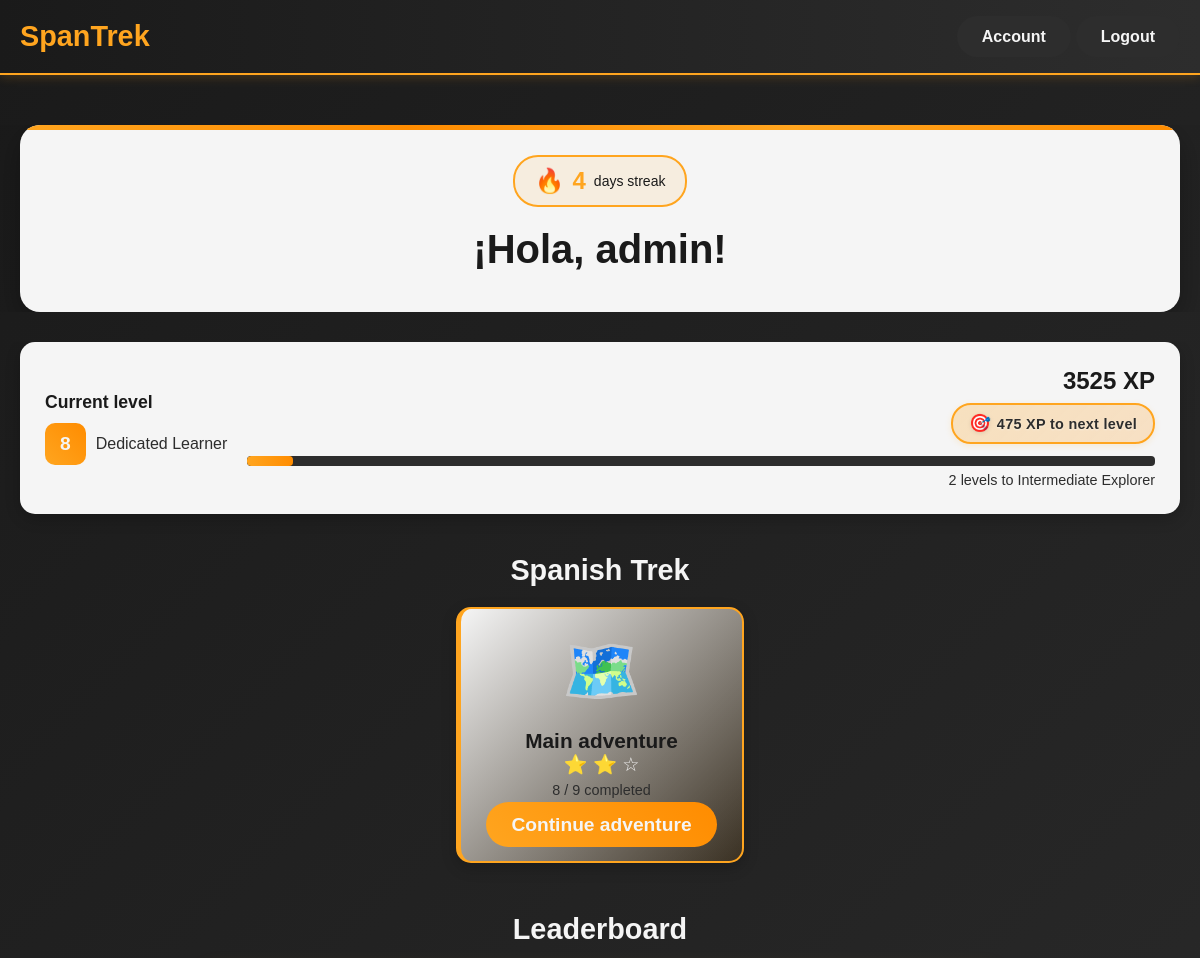
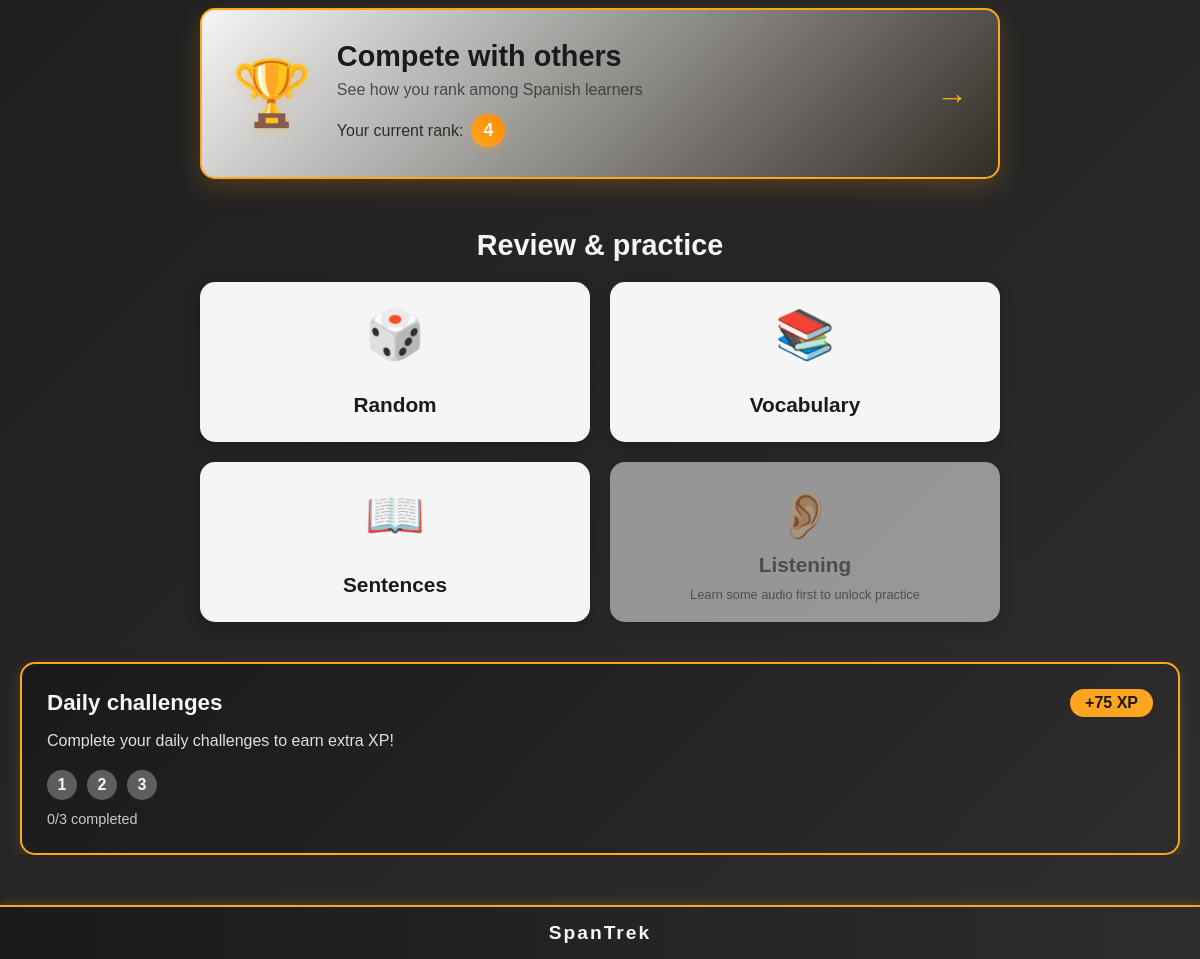
/ (signed in), run on the app's committed database (2 pictures, top to bottom).
### base/models.py (models this page shows, shortened)
class User(AbstractUser):
    username = models.CharField(max_length=150, unique=True, blank=False, null=False)
    email = models.EmailField(unique=True, blank=False, null=False)
    avatar = models.ImageField(default='avatars/default_avatar.png', upload_to='avatars/', null=True, blank=True)
    level = models.IntegerField(default=1)
    experience = models.IntegerField(default=0)
    adventure_progress = models.IntegerField(default=0)
    passports_earned = models.JSONField(default=list, blank=True)
    words_learned = models.JSONField(default=list, blank=True)
    sentences_learned = models.JSONField(default=list, blank=True)
    audio_learned = models.JSONField(default=list, blank=True)
    use_of_spanish = models.IntegerField(default=0)
    days_streak = models.IntegerField(default=0)
    highest_streak = models.IntegerField(default=0)
    activity_days = models.JSONField(default=list, blank=True)
    last_activity_date = models.DateField(null=True, blank=True)
    default_random_practice_count = models.IntegerField(default=20)
    default_vocabulary_practice_count = models.IntegerField(default=20)
    default_sentence_practice_count = models.IntegerField(default=10)
    default_listening_practice_count = models.IntegerField(default=10)
    country_lessons_progress = models.JSONField(default=dict, blank=True)  # e.g., {"Spain": 3, "Mexico": 5}
    landmark_lessons_progress = models.JSONField(default=dict, blank=True)  # e.g., {"Madrid": 2, "Warsaw": 4}
    daily_challenges = models.JSONField(default=list, blank=True)
    daily_challenges_creation_date = models.DateField(null=True, blank=True)
    daily_challenges_completed = models.BooleanField(default=False)
    USERNAME_FIELD = 'email'
    REQUIRED_FIELDS = ['username']
    def has_achievement(self, achievement_name):
        return self.earned_achievements.filter(achievement__name=achievement_name).exists()
    def check_if_new_level(self):
        if self.experience >= self.level * 500:
            self.level += 1
            self.save()
    def progress_daily_challenges(self, practice_type=None, lesson=None):
        practice_prefixes = {
            'random': ('RP', 'P'),
            'vocabulary': ('VP', 'P'),
            'sentence': ('SP', 'P'),
            'listening': ('LP', 'P')
        }
        prefixes = practice_prefixes.get(practice_type, ()) if practice_type else ()
        for challenge in self.daily_challenges:
            if challenge['code'].startswith('EX') and not challenge['completed']:
                if lesson is not None:
                    challenge['progress'] += 100
                elif practice_type in practice_prefixes.keys():
                    challenge['progress'] += 25
            if challenge['code'].startswith('C') and not challenge['completed']:
                challenge['progress'] += 1
            if not challenge['completed'] and prefixes and challenge['code'].startswith(prefixes):
                challenge['progress'] += 1
            if challenge['progress'] >= challenge['max_progress']:
                    challenge['completed'] = True
        if not self.daily_challenges_completed:
            completed_count = sum(1 for challenge in self.daily_challenges if challenge['completed'])
            if completed_count == len(self.daily_challenges):
                self.experience += 75
                self.daily_challenges_completed = True
        self.check_if_new_level()
        AchievementService.check_and_award_achievements(self)
        self.save()

### base/views.py (the view)
# urls.py: path("", views.home_page, name="home_page"),
@login_required
def home_page(request):
    if not request.user.is_authenticated:
        return redirect('login_page')
    request.user.progress_daily_challenges()
    if (request.user.daily_challenges_creation_date is None or
        request.user.daily_challenges_creation_date < date.today()) and request.user.adventure_progress != 0:
        request.user.daily_challenges_creation_date = date.today()
        request.user.create_daily_challenges()
        request.user.save()
    all_lessons_count = Lesson.objects.count()
    completed_daily_challenges_count = sum(1 for challenge in request.user.daily_challenges if challenge['completed'])
    daily_challenges = request.user.daily_challenges
    user_level_name = get_user_level_name(request.user.level)
    levels_for_next_level = 5 - (request.user.level % 5)
    next_level_name = get_user_level_name(request.user.level + levels_for_next_level)
    xp_for_next_level = (request.user.level * 500) - request.user.experience
    progress_percentage = ((500 - xp_for_next_level) / 5 if xp_for_next_level > 0 else 0)
    main_adventure_progress_percentage = (request.user.adventure_progress / all_lessons_count * 100) if all_lessons_count > 0 else 0
    filled_stars = int(main_adventure_progress_percentage // 33.33)
    xp_for_next_level = (request.user.level * 500) - request.user.experience
    leaderboard_user_position = None
    if request.user.experience > 0:
        leaderboard_user_position = get_surrounding_leaderboard_users(request, only_user_position=True)
    context = {
        'all_lessons_count': all_lessons_count,
        'completed_daily_challenges_count': completed_daily_challenges_count,
        'daily_challenges': daily_challenges,
        'user_level_name': user_level_name,
        'levels_for_next_level': levels_for_next_level,
        'next_level_name': next_level_name,
        'progress_percentage': progress_percentage,
        'filled_stars': filled_stars,
        'xp_for_next_level': xp_for_next_level,
        'leaderboard_user_position': leaderboard_user_position,
    }
    return render(request, 'base/home.html', context=context)

### base/views.py (called while the page is built, shortened)
def get_user_level_name(level):
    if level >= 25:
        return "El Campeón"
    elif level >= 20:
        return "Expert Explorer"
    elif level >= 15:
        return "Advanced Explorer"
    elif level >= 10:
        return "Intermediate Explorer"
    elif level >= 5:
        return "Dedicated Learner"
    else:
        return "Beginner Explorer"

def get_surrounding_leaderboard_users(request, only_user_position=False):
    if request.user.experience == 0:
        if only_user_position:
            return None
        return []
    user_rank = User.objects.filter(experience__gt=request.user.experience).count() + 1
    if only_user_position:
        return user_rank

### templates/base/home.html (shortened to what this page needs)
{%extends 'base/base.html'%} {%load static%} {% block styles %}
{{ block.super }}
<link rel="stylesheet" type="text/css" href="{% static 'styles/base/home.css' %}" />
{% endblock styles %} {%block content%}
<div class="hero-section">
    <div class="hero-content">
        <div class="welcome-card">
            <div class="streak-info">
                {% if user.days_streak != 0 %}
                <div class="streak-flame">🔥</div>
                <span class="streak-count">{{ user.days_streak }}</span>
                <span class="streak-text">
                    {% if user.days_streak > 1 %} days streak {% else %} day
                    streak {% endif %}
                </span>
                {% else %}
                <span class="streak-count">Start your daily streak!</span>
                {% endif %}
            </div>
            <h1 class="welcome-title">¡Hola, {{ user.username }}!</h1>
        </div>
    </div>
</div>
<div class="main-content">
    <div class="progress-section">
        <div class="level-card">
            <div class="level-info">
                <h3>Current level</h3>
                <div class="level-badge">
                    <span class="level-number">{{ user.level }}</span>
                    <span class="level-name">{{ user_level_name }}</span>
                </div>
            </div>
            <div class="xp-info">
                <span class="xp-text">{{ user.experience }} XP</span>
                <div class="xp-needed">
                    <span class="xp-needed-icon">🎯</span>
                    <span class="xp-needed-text">{{ xp_for_next_level }} XP to next level</span>
                </div>
                <div class="progress-bar">
                    <div class="progress-fill" style="width: {{ progress_percentage }}%"></div>
                </div>
                <span class="next-level">{{ levels_for_next_level }} levels to {{ next_level_name }}</span>
            </div>
        </div>
    </div>
    <div class="main-course-section">
        <h2 class="section-title">Spanish Trek</h2>
        <div class="main-course-card">
            <a href="{% url 'lessons:world_map' %}" class="lesson-card-link">
                <div class="lesson-card current main-lesson {% if filled_stars == 3 %}completed-adventure{% endif %}">
                    <div class="lesson-icon active">
                        🗺️
                    </div>
                    <h4>Main adventure</h4>
                    <div class="lesson-progress">
                        <div class="stars">
                            {% for i in "012"|make_list %}
                                {% if forloop.counter0 < filled_stars %}⭐
                                {% else %}☆
                                {% endif %}
                            {% endfor %}
                        </div>
                        <span class="completion">{{ user.adventure_progress }} / {{ all_lessons_count }}
                            completed</span>
                    </div>
                    <span class="continue-btn">
                        {% if filled_stars == 3 %}
                        Repeat adventure
                        {% else %}
                        Continue adventure
                        {% endif %}
                    </span>
                </div>
            </a>
        </div>
    </div>
    <div class="leaderboard-section">
        <h2 class="section-title">Leaderboard</h2>
        <div class="leaderboard-card">
            <a href="{% url 'leaderboard' 'user_position'%}" class="leaderboard-link">
                <div class="leaderboard-content">
                    <div class="leaderboard-icon">🏆</div>
                    <div class="leaderboard-info">
                        <h3>Compete with others</h3>
                        <p>See how you rank among Spanish learners</p>
                        <div class="current-rank">
                            <span class="rank-text">Your current rank: </span>
                            {% if leaderboard_user_position %}
                                {% if leaderboard_user_position <= 3 %}
                                    <div class="podium-rank rank-{{ leaderboard_user_position }}">
                                        <div class="podium-medal">
                                            {% if leaderboard_user_position == 1 %}🥇
                                            {% elif leaderboard_user_position == 2 %}🥈
                                            {% elif leaderboard_user_position == 3 %}🥉
                                            {% endif %}
                                        </div>
                                    </div>
                                {% else %}
                                    <span class="rank-number">{{ leaderboard_user_position }}</span>
                                {% endif %}
                            {% else %}
                                <span class="rank-number">Unranked</span>
                            {% endif %}
                        </div>
                    </div>
                    <div class="leaderboard-arrow">→</div>
                </div>
            </a>
        </div>
    </div>
    <div class="review-section">
        <h2 class="section-title">Review & practice</h2>
        <div class="lessons-grid">
            {% if user.words_learned|length > 0 or user.sentences_learned|length > 0 or user.audio_learned|length > 0 %}
            <a href="{% url 'practice:practice_intro' 'random' %}" class="lesson-card-link">
                <div class="lesson-card">
                    <div class="lesson-icon">🎲</div>
                    <h4>Random</h4>
                </div>
            </a>
            {%else%}
            <div class="lesson-card locked">
                <div class="lesson-icon">🎲</div>
                <h4>Random</h4>
                <p class="lock-text">Start SpanTrek adventure to unlock practice</p>
            </div>
            {% endif %}
            {% if user.words_learned|length > 0 %}
            <a href="{% url 'practice:practice_intro' 'vocabulary' %}" class="lesson-card-link">
                <div class="lesson-card">
                    <div class="lesson-icon">📚</div>
                    <h4>Vocabulary</h4>
                </div>
            </a>
            {% else %}
            <div class="lesson-card locked">
                <div class="lesson-icon">📚</div>
                <h4>Vocabulary</h4>
                <p class="lock-text">Learn some vocabularies first to unlock practice</p>
            </div>
            {% endif %}
            {% if user.sentences_learned|length > 0 %}
            <a href="{% url 'practice:practice_intro' 'sentence' %}" class="lesson-card-link">
                <div class="lesson-card">
                    <div class="lesson-icon">📖</div>
                    <h4>Sentences</h4>
                </div>
            </a>
            {% else %}
            <div class="lesson-card locked">
                <div class="lesson-icon">📖</div>
                <h4>Sentences</h4>
                <p class="lock-text">Learn some sentences first to unlock practice</p>
            </div>
            {% endif %}
            {% if user.audio_learned|length > 0 %}
            <a href="{% url 'practice:practice_intro' 'listening' %}" class="lesson-card-link">
                <div class="lesson-card">
                    <div class="lesson-icon">👂🏻</div>
                    <h4>Listening</h4>
                </div>
            </a>
            {% else %}
            <div class="lesson-card locked">
                <div class="lesson-icon">👂🏻</div>
                <h4>Listening</h4>
                <p class="lock-text">Learn some audio first to unlock practice</p>
            </div>
            {% endif %}
        </div>
        <div class="daily-challenge">
            <div class="challenge-card">
                <div class="challenge-header">
                    <h3>Daily challenges</h3>
                    <div class="{% if completed_daily_challenges_count == daily_challenges|length %}challenge-reward completed{%else%}challenge-reward{% endif %}">
                        {% if completed_daily_challenges_count == daily_challenges|length %}
                            Completed! +75 XP
                        {% else %}
                            +75 XP
                        {% endif %}
                    </div>
                </div>
                <p class="challenge-text">
                    Complete your daily challenges to earn extra XP!
                </p>
                <div class="challenge-progress">
                    <div class="challenge-steps">
                        {% for challenge in daily_challenges %}
                            {% if challenge.completed %}
                            <div class="step completed challenge-step" challenge-description="{{ challenge.description }}">{{ forloop.counter }}</div>
                            {% else %}
                            <div class="step challenge-step" challenge-description="{{ challenge.description }}">{{ forloop.counter }}</div>
                            {% endif %}
                        {% endfor %}
                    </div>
                    <span class="challenge-status">{{ completed_daily_challenges_count }}/{{ daily_challenges|length }} completed</span>
                </div>
            </div>
        </div>
    </div>
</div>
{%endblock content%}

### static/styles/base/base.css (style rules this page uses)
* { margin: 0; padding: 0; box-sizing: border-box; font-family: Arial, sans-serif; }
html, body { overflow-x: hidden; width: 100%; max-width: 100%; }
body { background: #1a1a1a; color: #f5f5f5; display: flex; flex-direction: column; min-height: 100vh; margin: 0; }

### data on the page
User: days_streak "4", username "admin", level "8", experience "3525", adventure_progress "8"

### other printed values
{{ user_level_name }} "Dedicated Learner"
{{ xp_for_next_level }} "475"
{{ levels_for_next_level }} "2"
{{ next_level_name }} "Intermediate Explorer"
{{ all_lessons_count }} "9"
{{ leaderboard_user_position }} "4"
{{ completed_daily_challenges_count }} "0"
{{ daily_challenges|length }} "3"
